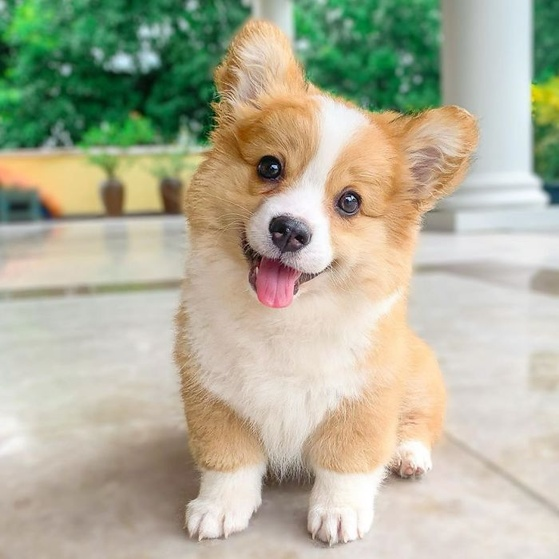
#> input picture example_images/example1.jpg, 559 x 559 px, shrunk from 700 x 700 before the run
$ jupyter execute Mobius_demo.ipynb   (shell and % lines are left out)
#> lines starting #> are read from the running program, lines starting #| are printed output that depends on the picture
### utils.py
import matplotlib.pyplot as plt
from matplotlib.pyplot import figure
import math

from pylab import *
from numpy import *
import numpy as np
from random import random
from scipy.ndimage import geometric_transform
from scipy.ndimage import map_coordinates
from PIL import Image


# [7 lines left out: function shift_func, not called in this run]

def mobius_fast_interpolation(image, M, mode, output_height=None, output_width=None, user_defined=False, start_points = None, end_points = None):

    image = np.array(image)
    original_image=image
    height=image.shape[0]
    width=image.shape[1]

    # User can pick output size
    if output_height == None:
        output_height = height
    if output_width == None:
        output_width = width
    if user_defined ==True:
        # Method one
        # You pick starting and ending point
        a, b, c, d, original_points,new_points = getabcd_1fix(height,width,start_points, end_points)
    else:
        # Method two
        # Randomly generated starting the ending point
        a, b, c, d,original_points,new_points  = madmissable_abcd(M,height,width)
    e=[complex(0,0)]*height*width
    z=np.array(e).reshape(height,width)
    for i in range(0,height):
        for j in range(0,width):
            z[i,j]=complex(i,j)
    i=np.array(list(range(0,height))*width).reshape(width,height).T
    j=np.array(list(range(0,width))*height).reshape(height,width)

    r = ones((output_height, output_width,3),dtype=uint8)*255*0
    w = (a*z+b)/(c*z+d)
    first=real(w)*1
    second=imag(w)*1
    first=first.astype(int)
    second=second.astype(int)

    f1=first>=0
    f2=first<output_height
    f= f1 & f2
    s1=second>=0
    s2=second<output_width
    s= s1 & s2

    combined = s&f

    r[first[combined],second[combined],:]=image[i[combined],j[combined],:]

    r_interpolated = r.copy()
    u=[True]*output_height*output_width
    canvas=np.array(u).reshape(output_height,output_width)
    canvas[first[combined],second[combined]]=False
    converted_empty_index = np.where(canvas == True )
    converted_first = converted_empty_index[0]
    converted_second = converted_empty_index[1]

    new = converted_first.astype(complex)
    new.imag = converted_second

    ori = (d*new-b)/(-c*new+a)

    p=np.hstack([ori.real,ori.real,ori.real])
    k=np.hstack([ori.imag,ori.imag,ori.imag])
    zero=np.zeros_like(ori.real)
    one=np.ones_like(ori.real)
    two=np.ones_like(ori.real)*2
    third = np.hstack([zero,one,two])
    number_of_interpolated_point = len(one)
    e = number_of_interpolated_point
    interpolated_value_unfinished = map_coordinates(image, [p, k,third], order=1,mode=mode ,cval=0)
    t = interpolated_value_unfinished

    interpolated_value = np.stack([t[0:e],t[e:2*e],t[2*e:]]).T

    r_interpolated[converted_first,converted_second,:] = interpolated_value

    new_image=Image.fromarray(r_interpolated)
    uninterpolated_image=Image.fromarray(r)

    figure(figsize=(15, 10))
    subplot(1,3,1)
    title('Original')
    imshow(original_image)
    subplot(1,3,2)
    title('No interpolation')
    imshow(r)
    subplot(1,3,3)
    # figure()
    title('With interpolation')
    imshow(r_interpolated)

    return new_image, uninterpolated_image

# [29 lines left out: function getabcd_1fix, not called in this run]

# Test if a, b, c, and d fit our criteria
def M_admissable(M, a,b,c,d):

    size = 32
    v1 = np.absolute(a) ** 2 / np.absolute(a*d - b*c)
    if not (v1 < M and v1 > 1/M):
        return False

    v2 = np.absolute(a-size*c) ** 2 / (np.absolute(a*d -b*c))
    if not (v2 < M and v2 > 1/M):
        return False

    v3 = np.absolute(complex(a,-size*c)) ** 2 / np.absolute(a*d-b*c)
    if not (v3 < M and v3 > 1/M):
        return False

    v4 = np.absolute(complex(a-size*c,-size*c)) ** 2 / np.absolute(a*d-b*c)
    if not (v4 < M and v4 > 1/M):
        return False

    v5 = np.absolute(complex(a-size/2*c,-size/2*c)) ** 2 / (np.absolute(a*d-b*c))
    if not (v5 < M and v5 > 1/M):
        return False

    v6 = np.absolute(complex(size/2*d-b,size/2*d)/complex(a-size/2*c,-size/2*c)-complex(size/2,size/2))
    if not( v6 < size/4):
        return False


    return  True

def madmissable_abcd(M,height,width):
    test=False
    while test==False:
        # Zp are the start points (3 points)
        # Wa are the end points  (3 points)
        zp=[complex(height*random(),width*random()), complex(height*random(),width*random()),complex(height*random(),width*random())]
        wa=[complex(height*random(),width*random()), complex(height*random(),width*random()),complex(height*random(),width*random())]

        # This is for ploting points on the output, not useful for calculation
        original_points = np.array([[real(zp[0]),imag(zp[0])],
                                  [real(zp[1]),imag(zp[1])],
                                  [real(zp[2]),imag(zp[2])]],dtype=int)
        new_points = np.array([[real(wa[0]),imag(wa[0])],
                                  [real(wa[1]),imag(wa[1])],
                                  [real(wa[2]),imag(wa[2])]],dtype=int)

        # transformation parameters
        a = linalg.det([[zp[0]*wa[0], wa[0], 1],
                      [zp[1]*wa[1], wa[1], 1],
                      [zp[2]*wa[2], wa[2], 1]]);

        b = linalg.det([[zp[0]*wa[0], zp[0], wa[0]],
                      [zp[1]*wa[1], zp[1], wa[1]],
                      [zp[2]*wa[2], zp[2], wa[2]]]);


        c = linalg.det([[zp[0], wa[0], 1],
                      [zp[1], wa[1], 1],
                      [zp[2], wa[2], 1]]);

        d = linalg.det([[zp[0]*wa[0], zp[0], 1],
                      [zp[1]*wa[1], zp[1], 1],
                      [zp[2]*wa[2], zp[2], 1]]);
        test=M_admissable(M,a,b,c,d)

    return a,b,c,d,original_points ,new_points

### Mobius_demo.ipynb
[cell 1]
import matplotlib.pyplot as plt
from matplotlib.pyplot import figure
from pylab import *
from numpy import *
import numpy as np
from PIL import Image
import math
import time
from random import random
from utils import mobius_fast_interpolation, getabcd_1fix

[cell 2]
# Image attributes
img_path='example_images/fish.jpg'
img_path='example_images/car.jpg'
img_path='example_images/example2.jpg'
img_path='example_images/example1.jpg'

img = Image.open(img_path).convert('RGB')
#> img is the input picture: PIL image 559x559 RGB; mean R, G, B 177.2, 176.6, 154.2
image = np.array(img)
print(image.shape)
#| (559, 559, 3)

height=image.shape[0]
#> height = 559
width=image.shape[1]
#> width = 559
imshow(image)

Users can define their own start_points and end_points, defined here https://en.wikipedia.org/wiki/M%C3%B6bius_transformation#Explicit_determinant_formula

(must be with height and width of the input images )

Format for start_points and end_points

start_points = start1_x, start1_y, start2_x, start2_y, start3_x, start3_y

end_points = end1_x, end1_y, end2_x, end2_y, end3_x, end3_y

(start1_x, start1_y) means height and width of start point 1

[cell 3]
# M must be >1
# The smaller M is, the more "normal" the output looks
M=2

# Mode can be chosen from 'reflect’, ‘constant’, ‘nearest’, ‘mirror’, ‘wrap’
mode = 'wrap'

# if user_defined == False, then it is random (recommended)
user_defined = False
start_points = 32, 16, 16, 32, 32, 48
end_points = 16, 32, 32, 48, 48, 32
new_image, uninterpolated_image = mobius_fast_interpolation(image,
                                                            M,
                                                            mode = mode,
                                                            output_height=height,
                                                            output_width=width,
                                                            user_defined=user_defined,
                                                            start_points = start_points,
                                                            end_points = end_points)
#> in mobius_fast_interpolation, `r[first[combined],second[combined],:]=image[i[combined],j[combined],:]`:
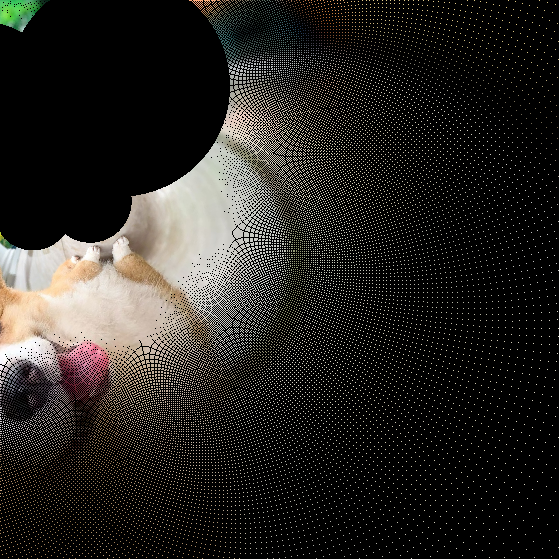
#> r: shape (559, 559, 3); mean R, G, B 38.9, 36.7, 33.4
#> in mobius_fast_interpolation, `r_interpolated[converted_first,converted_second,:] = interpolated_value`:
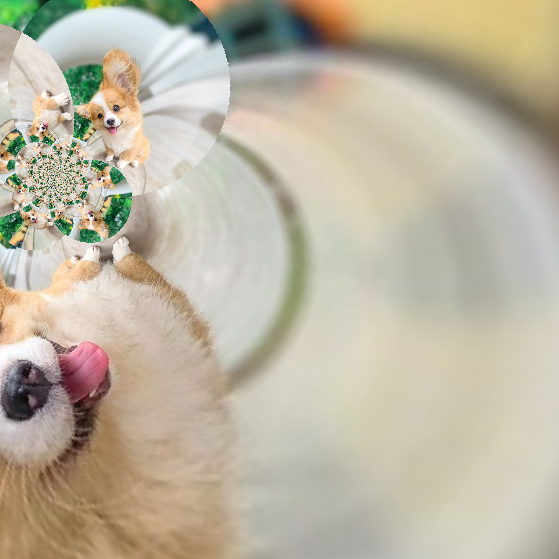
#> r_interpolated: shape (559, 559, 3); mean R, G, B 188.9, 181.4, 162.2
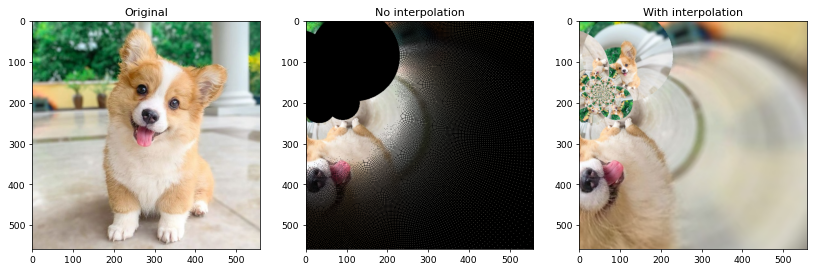
#> figure drawn by matplotlib, 3 panels

[cell 4]
new_image

[cell 5]
uninterpolated_image

$ run again, with example_images/example1_1.png saved as example_images/example1.jpg
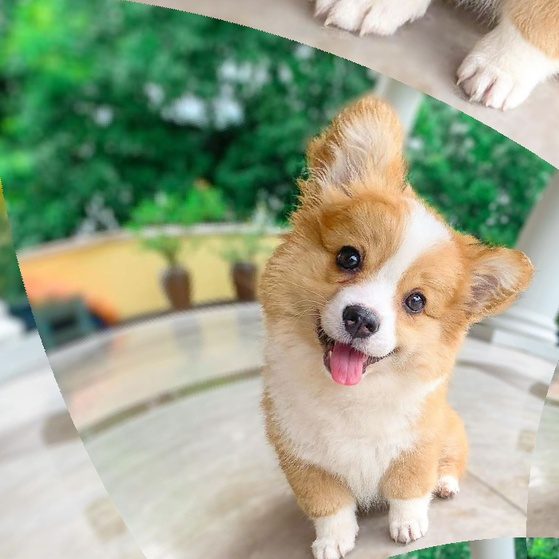
#> input picture example_images/example1_1.png, 559 x 559 px, shrunk from 700 x 700 before the run
#> img is the input picture: PIL image 559x559 RGB; mean R, G, B 157.6, 167.3, 141.1
#| (559, 559, 3)
#> in mobius_fast_interpolation, `r_interpolated[converted_first,converted_second,:] = interpolated_value`:
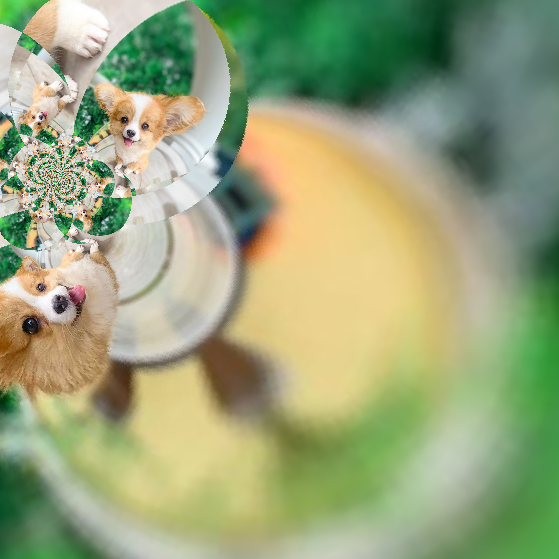
#> r_interpolated: shape (559, 559, 3); mean R, G, B 152.5, 163.9, 122.7
#> `[cell 3] # M must be >1 # The smaller M is, the more "normal" the outp..`:
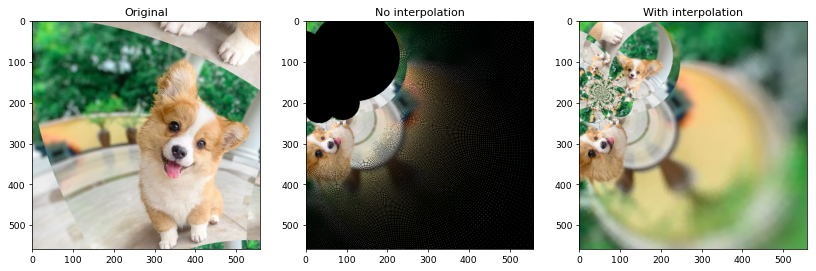
#> figure drawn by matplotlib, 3 panels

$ run again, with example_images/example1_2.png saved as example_images/example1.jpg
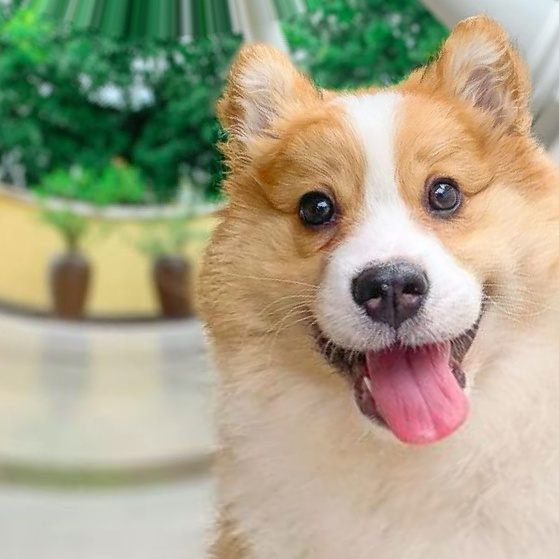
#> input picture example_images/example1_2.png, 559 x 559 px, shrunk from 700 x 700 before the run
#> img is the input picture: PIL image 559x559 RGB; mean R, G, B 167.2, 163, 136.2
#| (559, 559, 3)
#> in mobius_fast_interpolation, `r_interpolated[converted_first,converted_second,:] = interpolated_value`:
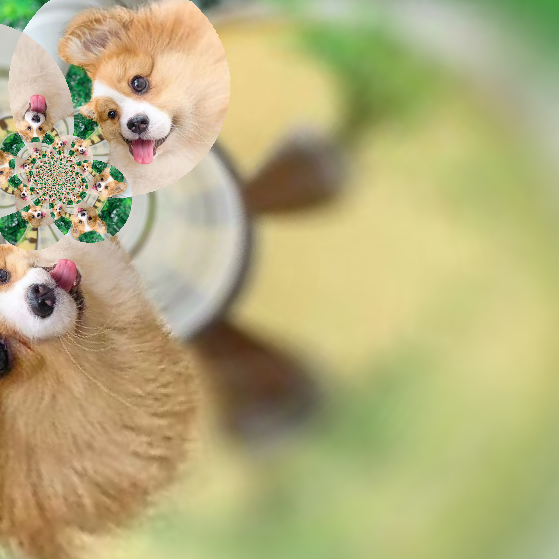
#> r_interpolated: shape (559, 559, 3); mean R, G, B 180.7, 173.8, 125.1
#> `[cell 3] # M must be >1 # The smaller M is, the more "normal" the outp..`:
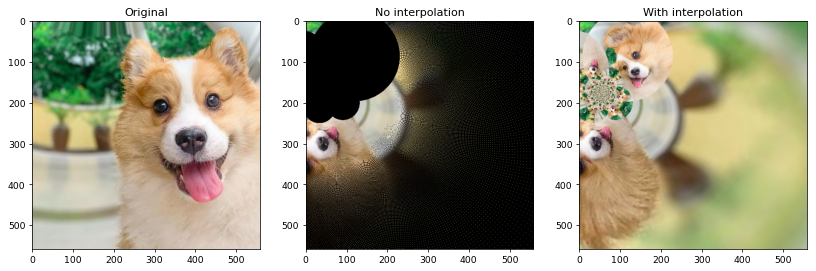
#> figure drawn by matplotlib, 3 panels

$ run again, with example_images/example1_3.png saved as example_images/example1.jpg
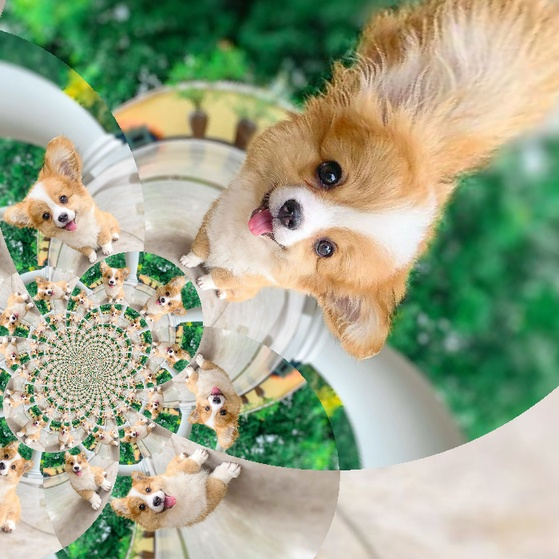
#> input picture example_images/example1_3.png, 559 x 559 px, shrunk from 700 x 700 before the run
#> img is the input picture: PIL image 559x559 RGB; mean R, G, B 158.1, 166.4, 138.1
#| (559, 559, 3)
#> in mobius_fast_interpolation, `r_interpolated[converted_first,converted_second,:] = interpolated_value`:
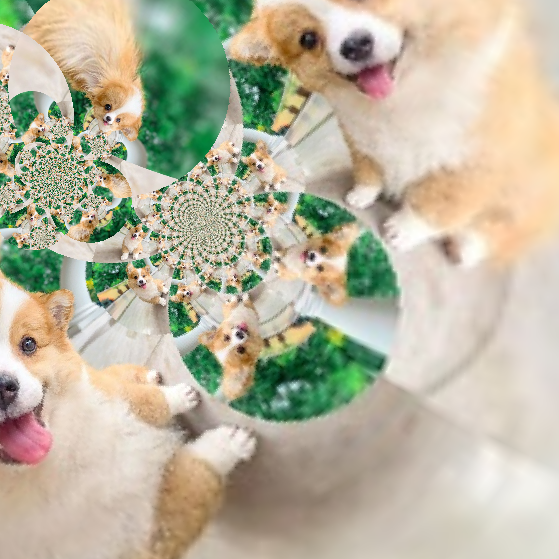
#> r_interpolated: shape (559, 559, 3); mean R, G, B 186.1, 181.7, 159.5
#> `[cell 3] # M must be >1 # The smaller M is, the more "normal" the outp..`:
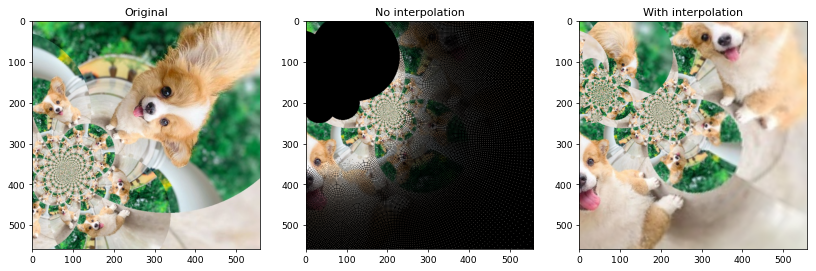
#> figure drawn by matplotlib, 3 panels
